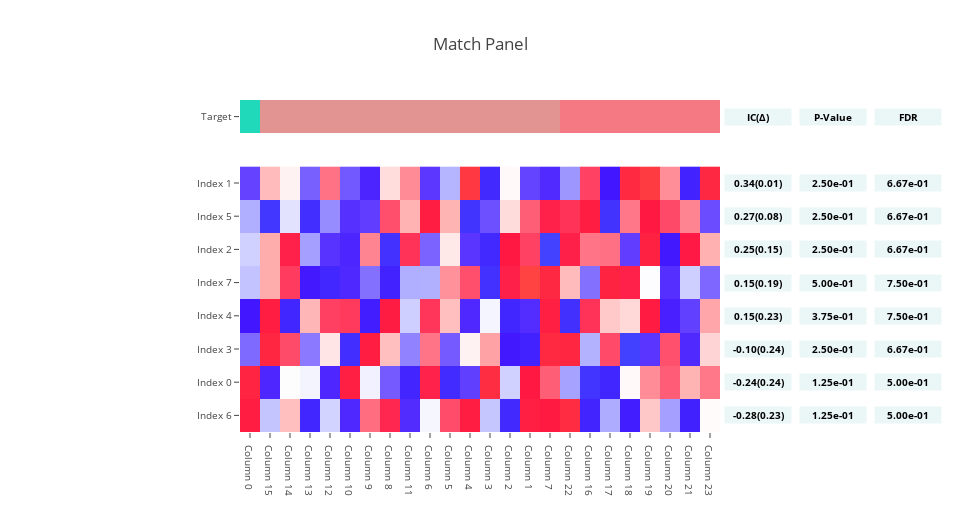
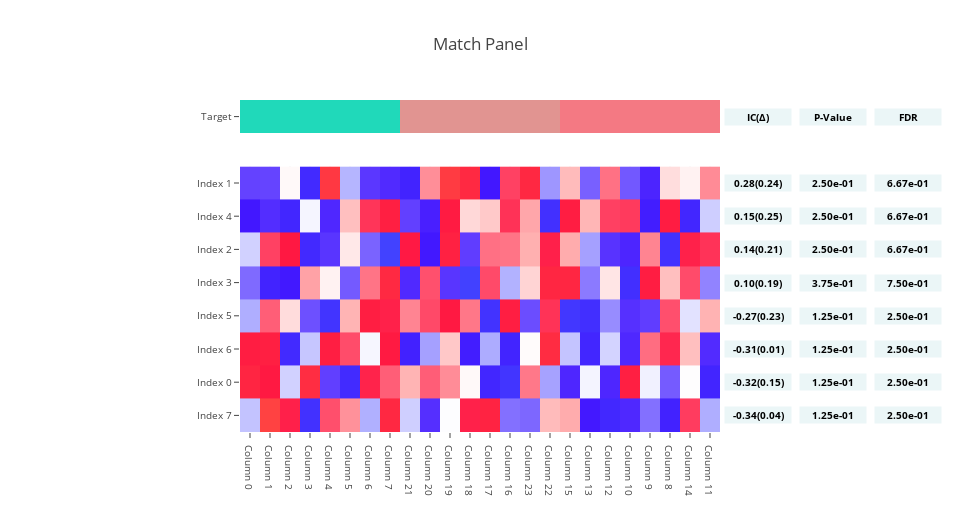
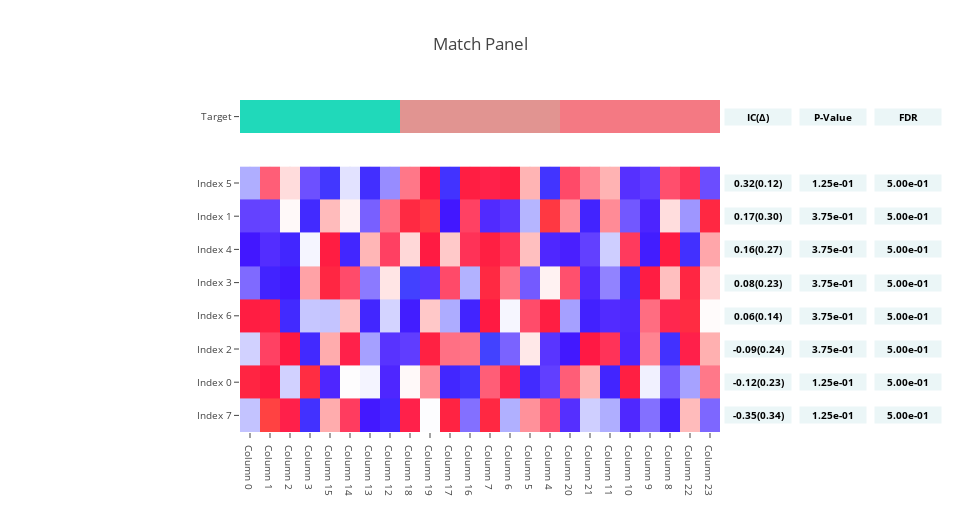

Notebook code for these charts, in order:
### Code cell
n_row = 8

n_column = 24

features = pd.DataFrame(
    np.random.random_sample((n_row, n_column)),
    index=('Index {}'.format(i) for i in range(n_row)),
    columns=('Column {}'.format(i) for i in range(n_column)))

for target in (
        pd.Series(
            (0, ) * 1 + (1, ) * 15 + (2, ) * 8,
            index=('Column {}'.format(i) for i in range(n_column)),
            name='Target'),
        pd.Series(
            (0, ) * 8 + (2, ) * 8 + (1, ) * 8,
            index=('Column {}'.format(i) for i in range(n_column)),
            name='Target'),
        pd.Series(
            ('Aa', ) * 4 + ('Bb', ) * 4 + ('Cc', ) * 4 + ('Aa', ) * 4 +
            ('Bb', ) * 4 + ('Cc', ) * 4,
            index=('Column {}'.format(i) for i in range(n_column)),
            name='Target'),
):

    scores = make_match_panel(
        target,
        features,
        target_ascending=True,
        n_sampling=3,
        n_permutation=1,
        target_type='categorical')

### Figure 1 — Plotly figure (JSON) as saved in the notebook; plotly's stock layout.template omitted (floating-point values rounded to 4 significant figures; data arrays with more than 128 entries replaced by an {"elided": "..."} marker saying what was removed)
{"data": [{"colorscale": [[0, "#20d9ba"], [0.03226, "#9017e6"], [0.06452, "#ff1968"], [0.09677, "#4e41d8"], [0.129, "#3cb44b"], [0.1613, "#ffe119"], [0.1935, "#0082c8"], [0.2258, "#ffa400"], [0.2581, "#e6beff"], [0.2903, "#aaffc3"], [0.3226, "#ff4e20"], [0.3548, "#006442"], [0.3871, "#46f0f0"], [0.4194, "#800000"], [0.4516, "#fabebe"], [0.4839, "#d2f53c"], [0.5161, "#f032e6"], [0.5484, "#aa6e28"], [0.5806, "#fffac8"], [0.6129, "#bb7796"], [0.6452, "#ff0000"], [0.6774, "#003171"], [0.7097, "#78779b"], [0.7419, "#ffd8b1"], [0.7742, "#808000"], [0.8065, "#e6194b"], [0.8387, "#006c7f"], [0.871, "#a4345d"], [0.9032, "#4d8fac"], [0.9355, "#c91f37"], [0.9677, "#bda928"], [1, "#f47983"]], "showscale": false, "type": "heatmap", "x": ["Column 0", "Column 15", "Column 14", "Column 13", "Column 12", "Column 10", "Column 9", "Column 8", "Column 11", "Column 6", "Column 5", "Column 4", "Column 3", "Column 2", "Column 1", "Column 7", "Column 22", "Column 16", "Column 17", "Column 18", "Column 19", "Column 20", "Column 21", "Column 23"], "y": ["Target"], "yaxis": "y2", "z": [[0, 1, 1, 1, 1, 1, 1, 1, 1, 1, 1, 1, 1, 1, 1, 1, 2, 2, 2, 2, 2, 2, 2, 2]], "zmax": 2, "zmin": 0}, {"colorscale": {"elided": "256x2 mixed values"}, "showscale": false, "type": "heatmap", "x": ["Column 0", "Column 15", "Column 14", "Column 13", "Column 12", "Column 10", "Column 9", "Column 8", "Column 11", "Column 6", "Column 5", "Column 4", "Column 3", "Column 2", "Column 1", "Column 7", "Column 22", "Column 16", "Column 17", "Column 18", "Column 19", "Column 20", "Column 21", "Column 23"], "y": ["Index 6", "Index 0", "Index 3", "Index 4", "Index 7", "Index 2", "Index 5", "Index 1"], "yaxis": "y", "z": {"elided": "8x24 float values"}, "zmax": 1.977, "zmin": -1.885}], "layout": {"annotations": [{"bgcolor": "#ebf6f7", "font": {"color": "#000000", "size": 10}, "showarrow": false, "text": "<b>IC(Δ)</b>", "width": 64, "x": 1.008, "xanchor": "left", "xref": "paper", "y": 0.95, "yanchor": "middle", "yref": "paper"}, {"bgcolor": "#ebf6f7", "font": {"color": "#000000", "size": 10}, "showarrow": false, "text": "<b>0.34(0.01)</b>", "width": 64, "x": 1.008, "xanchor": "left", "xref": "paper", "y": 0.75, "yanchor": "middle", "yref": "paper"}, {"bgcolor": "#ebf6f7", "font": {"color": "#000000", "size": 10}, "showarrow": false, "text": "<b>0.27(0.08)</b>", "width": 64, "x": 1.008, "xanchor": "left", "xref": "paper", "y": 0.65, "yanchor": "middle", "yref": "paper"}, {"bgcolor": "#ebf6f7", "font": {"color": "#000000", "size": 10}, "showarrow": false, "text": "<b>0.25(0.15)</b>", "width": 64, "x": 1.008, "xanchor": "left", "xref": "paper", "y": 0.55, "yanchor": "middle", "yref": "paper"}, {"bgcolor": "#ebf6f7", "font": {"color": "#000000", "size": 10}, "showarrow": false, "text": "<b>0.15(0.19)</b>", "width": 64, "x": 1.008, "xanchor": "left", "xref": "paper", "y": 0.45, "yanchor": "middle", "yref": "paper"}, {"bgcolor": "#ebf6f7", "font": {"color": "#000000", "size": 10}, "showarrow": false, "text": "<b>0.15(0.23)</b>", "width": 64, "x": 1.008, "xanchor": "left", "xref": "paper", "y": 0.35, "yanchor": "middle", "yref": "paper"}, {"bgcolor": "#ebf6f7", "font": {"color": "#000000", "size": 10}, "showarrow": false, "text": "<b>-0.10(0.24)</b>", "width": 64, "x": 1.008, "xanchor": "left", "xref": "paper", "y": 0.25, "yanchor": "middle", "yref": "paper"}, {"bgcolor": "#ebf6f7", "font": {"color": "#000000", "size": 10}, "showarrow": false, "text": "<b>-0.24(0.24)</b>", "width": 64, "x": 1.008, "xanchor": "left", "xref": "paper", "y": 0.15, "yanchor": "middle", "yref": "paper"}, {"bgcolor": "#ebf6f7", "font": {"color": "#000000", "size": 10}, "showarrow": false, "text": "<b>-0.28(0.23)</b>", "width": 64, "x": 1.008, "xanchor": "left", "xref": "paper", "y": 0.05, "yanchor": "middle", "yref": "paper"}, {"bgcolor": "#ebf6f7", "font": {"color": "#000000", "size": 10}, "showarrow": false, "text": "<b>P-Value</b>", "width": 64, "x": 1.164, "xanchor": "left", "xref": "paper", "y": 0.95, "yanchor": "middle", "yref": "paper"}, {"bgcolor": "#ebf6f7", "font": {"color": "#000000", "size": 10}, "showarrow": false, "text": "<b>2.50e-01</b>", "width": 64, "x": 1.164, "xanchor": "left", "xref": "paper", "y": 0.75, "yanchor": "middle", "yref": "paper"}, {"bgcolor": "#ebf6f7", "font": {"color": "#000000", "size": 10}, "showarrow": false, "text": "<b>2.50e-01</b>", "width": 64, "x": 1.164, "xanchor": "left", "xref": "paper", "y": 0.65, "yanchor": "middle", "yref": "paper"}, {"bgcolor": "#ebf6f7", "font": {"color": "#000000", "size": 10}, "showarrow": false, "text": "<b>2.50e-01</b>", "width": 64, "x": 1.164, "xanchor": "left", "xref": "paper", "y": 0.55, "yanchor": "middle", "yref": "paper"}, {"bgcolor": "#ebf6f7", "font": {"color": "#000000", "size": 10}, "showarrow": false, "text": "<b>5.00e-01</b>", "width": 64, "x": 1.164, "xanchor": "left", "xref": "paper", "y": 0.45, "yanchor": "middle", "yref": "paper"}, {"bgcolor": "#ebf6f7", "font": {"color": "#000000", "size": 10}, "showarrow": false, "text": "<b>3.75e-01</b>", "width": 64, "x": 1.164, "xanchor": "left", "xref": "paper", "y": 0.35, "yanchor": "middle", "yref": "paper"}, {"bgcolor": "#ebf6f7", "font": {"color": "#000000", "size": 10}, "showarrow": false, "text": "<b>2.50e-01</b>", "width": 64, "x": 1.164, "xanchor": "left", "xref": "paper", "y": 0.25, "yanchor": "middle", "yref": "paper"}, {"bgcolor": "#ebf6f7", "font": {"color": "#000000", "size": 10}, "showarrow": false, "text": "<b>1.25e-01</b>", "width": 64, "x": 1.164, "xanchor": "left", "xref": "paper", "y": 0.15, "yanchor": "middle", "yref": "paper"}, {"bgcolor": "#ebf6f7", "font": {"color": "#000000", "size": 10}, "showarrow": false, "text": "<b>1.25e-01</b>", "width": 64, "x": 1.164, "xanchor": "left", "xref": "paper", "y": 0.05, "yanchor": "middle", "yref": "paper"}, {"bgcolor": "#ebf6f7", "font": {"color": "#000000", "size": 10}, "showarrow": false, "text": "<b>FDR</b>", "width": 64, "x": 1.321, "xanchor": "left", "xref": "paper", "y": 0.95, "yanchor": "middle", "yref": "paper"}, {"bgcolor": "#ebf6f7", "font": {"color": "#000000", "size": 10}, "showarrow": false, "text": "<b>6.67e-01</b>", "width": 64, "x": 1.321, "xanchor": "left", "xref": "paper", "y": 0.75, "yanchor": "middle", "yref": "paper"}, {"bgcolor": "#ebf6f7", "font": {"color": "#000000", "size": 10}, "showarrow": false, "text": "<b>6.67e-01</b>", "width": 64, "x": 1.321, "xanchor": "left", "xref": "paper", "y": 0.65, "yanchor": "middle", "yref": "paper"}, {"bgcolor": "#ebf6f7", "font": {"color": "#000000", "size": 10}, "showarrow": false, "text": "<b>6.67e-01</b>", "width": 64, "x": 1.321, "xanchor": "left", "xref": "paper", "y": 0.55, "yanchor": "middle", "yref": "paper"}, {"bgcolor": "#ebf6f7", "font": {"color": "#000000", "size": 10}, "showarrow": false, "text": "<b>7.50e-01</b>", "width": 64, "x": 1.321, "xanchor": "left", "xref": "paper", "y": 0.45, "yanchor": "middle", "yref": "paper"}, {"bgcolor": "#ebf6f7", "font": {"color": "#000000", "size": 10}, "showarrow": false, "text": "<b>7.50e-01</b>", "width": 64, "x": 1.321, "xanchor": "left", "xref": "paper", "y": 0.35, "yanchor": "middle", "yref": "paper"}, {"bgcolor": "#ebf6f7", "font": {"color": "#000000", "size": 10}, "showarrow": false, "text": "<b>6.67e-01</b>", "width": 64, "x": 1.321, "xanchor": "left", "xref": "paper", "y": 0.25, "yanchor": "middle", "yref": "paper"}, {"bgcolor": "#ebf6f7", "font": {"color": "#000000", "size": 10}, "showarrow": false, "text": "<b>5.00e-01</b>", "width": 64, "x": 1.321, "xanchor": "left", "xref": "paper", "y": 0.15, "yanchor": "middle", "yref": "paper"}, {"bgcolor": "#ebf6f7", "font": {"color": "#000000", "size": 10}, "showarrow": false, "text": "<b>5.00e-01</b>", "width": 64, "x": 1.321, "xanchor": "left", "xref": "paper", "y": 0.05, "yanchor": "middle", "yref": "paper"}], "height": 512, "margin": {"l": 240, "r": 240}, "title": "Match Panel", "width": 960, "xaxis": {"anchor": "y", "tickfont": {"size": 10}}, "yaxis": {"domain": [0, 0.8], "dtick": 1, "tickfont": {"size": 10}}, "yaxis2": {"domain": [0.9, 1], "nticks": 1, "tickfont": {"size": 10}}}}

### Figure 2 — Plotly figure (JSON) as saved in the notebook; plotly's stock layout.template omitted (floating-point values rounded to 4 significant figures; data arrays with more than 128 entries replaced by an {"elided": "..."} marker saying what was removed)
{"data": [{"colorscale": [[0, "#20d9ba"], [0.03226, "#9017e6"], [0.06452, "#ff1968"], [0.09677, "#4e41d8"], [0.129, "#3cb44b"], [0.1613, "#ffe119"], [0.1935, "#0082c8"], [0.2258, "#ffa400"], [0.2581, "#e6beff"], [0.2903, "#aaffc3"], [0.3226, "#ff4e20"], [0.3548, "#006442"], [0.3871, "#46f0f0"], [0.4194, "#800000"], [0.4516, "#fabebe"], [0.4839, "#d2f53c"], [0.5161, "#f032e6"], [0.5484, "#aa6e28"], [0.5806, "#fffac8"], [0.6129, "#bb7796"], [0.6452, "#ff0000"], [0.6774, "#003171"], [0.7097, "#78779b"], [0.7419, "#ffd8b1"], [0.7742, "#808000"], [0.8065, "#e6194b"], [0.8387, "#006c7f"], [0.871, "#a4345d"], [0.9032, "#4d8fac"], [0.9355, "#c91f37"], [0.9677, "#bda928"], [1, "#f47983"]], "showscale": false, "type": "heatmap", "x": ["Column 0", "Column 1", "Column 2", "Column 3", "Column 4", "Column 5", "Column 6", "Column 7", "Column 21", "Column 20", "Column 19", "Column 18", "Column 17", "Column 16", "Column 23", "Column 22", "Column 15", "Column 13", "Column 12", "Column 10", "Column 9", "Column 8", "Column 14", "Column 11"], "y": ["Target"], "yaxis": "y2", "z": [[0, 0, 0, 0, 0, 0, 0, 0, 1, 1, 1, 1, 1, 1, 1, 1, 2, 2, 2, 2, 2, 2, 2, 2]], "zmax": 2, "zmin": 0}, {"colorscale": {"elided": "256x2 mixed values"}, "showscale": false, "type": "heatmap", "x": ["Column 7", "Column 6", "Column 3", "Column 2", "Column 0", "Column 1", "Column 5", "Column 4", "Column 18", "Column 16", "Column 19", "Column 23", "Column 22", "Column 20", "Column 21", "Column 17", "Column 9", "Column 14", "Column 11", "Column 10", "Column 13", "Column 15", "Column 12", "Column 8"], "y": ["Index 7", "Index 0", "Index 6", "Index 5", "Index 3", "Index 2", "Index 4", "Index 1"], "yaxis": "y", "z": {"elided": "8x24 float values"}, "zmax": 1.977, "zmin": -1.885}], "layout": {"annotations": [{"bgcolor": "#ebf6f7", "font": {"color": "#000000", "size": 10}, "showarrow": false, "text": "<b>IC(Δ)</b>", "width": 64, "x": 1.008, "xanchor": "left", "xref": "paper", "y": 0.95, "yanchor": "middle", "yref": "paper"}, {"bgcolor": "#ebf6f7", "font": {"color": "#000000", "size": 10}, "showarrow": false, "text": "<b>0.28(0.24)</b>", "width": 64, "x": 1.008, "xanchor": "left", "xref": "paper", "y": 0.75, "yanchor": "middle", "yref": "paper"}, {"bgcolor": "#ebf6f7", "font": {"color": "#000000", "size": 10}, "showarrow": false, "text": "<b>0.15(0.25)</b>", "width": 64, "x": 1.008, "xanchor": "left", "xref": "paper", "y": 0.65, "yanchor": "middle", "yref": "paper"}, {"bgcolor": "#ebf6f7", "font": {"color": "#000000", "size": 10}, "showarrow": false, "text": "<b>0.14(0.21)</b>", "width": 64, "x": 1.008, "xanchor": "left", "xref": "paper", "y": 0.55, "yanchor": "middle", "yref": "paper"}, {"bgcolor": "#ebf6f7", "font": {"color": "#000000", "size": 10}, "showarrow": false, "text": "<b>0.10(0.19)</b>", "width": 64, "x": 1.008, "xanchor": "left", "xref": "paper", "y": 0.45, "yanchor": "middle", "yref": "paper"}, {"bgcolor": "#ebf6f7", "font": {"color": "#000000", "size": 10}, "showarrow": false, "text": "<b>-0.27(0.23)</b>", "width": 64, "x": 1.008, "xanchor": "left", "xref": "paper", "y": 0.35, "yanchor": "middle", "yref": "paper"}, {"bgcolor": "#ebf6f7", "font": {"color": "#000000", "size": 10}, "showarrow": false, "text": "<b>-0.31(0.01)</b>", "width": 64, "x": 1.008, "xanchor": "left", "xref": "paper", "y": 0.25, "yanchor": "middle", "yref": "paper"}, {"bgcolor": "#ebf6f7", "font": {"color": "#000000", "size": 10}, "showarrow": false, "text": "<b>-0.32(0.15)</b>", "width": 64, "x": 1.008, "xanchor": "left", "xref": "paper", "y": 0.15, "yanchor": "middle", "yref": "paper"}, {"bgcolor": "#ebf6f7", "font": {"color": "#000000", "size": 10}, "showarrow": false, "text": "<b>-0.34(0.04)</b>", "width": 64, "x": 1.008, "xanchor": "left", "xref": "paper", "y": 0.05, "yanchor": "middle", "yref": "paper"}, {"bgcolor": "#ebf6f7", "font": {"color": "#000000", "size": 10}, "showarrow": false, "text": "<b>P-Value</b>", "width": 64, "x": 1.164, "xanchor": "left", "xref": "paper", "y": 0.95, "yanchor": "middle", "yref": "paper"}, {"bgcolor": "#ebf6f7", "font": {"color": "#000000", "size": 10}, "showarrow": false, "text": "<b>2.50e-01</b>", "width": 64, "x": 1.164, "xanchor": "left", "xref": "paper", "y": 0.75, "yanchor": "middle", "yref": "paper"}, {"bgcolor": "#ebf6f7", "font": {"color": "#000000", "size": 10}, "showarrow": false, "text": "<b>2.50e-01</b>", "width": 64, "x": 1.164, "xanchor": "left", "xref": "paper", "y": 0.65, "yanchor": "middle", "yref": "paper"}, {"bgcolor": "#ebf6f7", "font": {"color": "#000000", "size": 10}, "showarrow": false, "text": "<b>2.50e-01</b>", "width": 64, "x": 1.164, "xanchor": "left", "xref": "paper", "y": 0.55, "yanchor": "middle", "yref": "paper"}, {"bgcolor": "#ebf6f7", "font": {"color": "#000000", "size": 10}, "showarrow": false, "text": "<b>3.75e-01</b>", "width": 64, "x": 1.164, "xanchor": "left", "xref": "paper", "y": 0.45, "yanchor": "middle", "yref": "paper"}, {"bgcolor": "#ebf6f7", "font": {"color": "#000000", "size": 10}, "showarrow": false, "text": "<b>1.25e-01</b>", "width": 64, "x": 1.164, "xanchor": "left", "xref": "paper", "y": 0.35, "yanchor": "middle", "yref": "paper"}, {"bgcolor": "#ebf6f7", "font": {"color": "#000000", "size": 10}, "showarrow": false, "text": "<b>1.25e-01</b>", "width": 64, "x": 1.164, "xanchor": "left", "xref": "paper", "y": 0.25, "yanchor": "middle", "yref": "paper"}, {"bgcolor": "#ebf6f7", "font": {"color": "#000000", "size": 10}, "showarrow": false, "text": "<b>1.25e-01</b>", "width": 64, "x": 1.164, "xanchor": "left", "xref": "paper", "y": 0.15, "yanchor": "middle", "yref": "paper"}, {"bgcolor": "#ebf6f7", "font": {"color": "#000000", "size": 10}, "showarrow": false, "text": "<b>1.25e-01</b>", "width": 64, "x": 1.164, "xanchor": "left", "xref": "paper", "y": 0.05, "yanchor": "middle", "yref": "paper"}, {"bgcolor": "#ebf6f7", "font": {"color": "#000000", "size": 10}, "showarrow": false, "text": "<b>FDR</b>", "width": 64, "x": 1.321, "xanchor": "left", "xref": "paper", "y": 0.95, "yanchor": "middle", "yref": "paper"}, {"bgcolor": "#ebf6f7", "font": {"color": "#000000", "size": 10}, "showarrow": false, "text": "<b>6.67e-01</b>", "width": 64, "x": 1.321, "xanchor": "left", "xref": "paper", "y": 0.75, "yanchor": "middle", "yref": "paper"}, {"bgcolor": "#ebf6f7", "font": {"color": "#000000", "size": 10}, "showarrow": false, "text": "<b>6.67e-01</b>", "width": 64, "x": 1.321, "xanchor": "left", "xref": "paper", "y": 0.65, "yanchor": "middle", "yref": "paper"}, {"bgcolor": "#ebf6f7", "font": {"color": "#000000", "size": 10}, "showarrow": false, "text": "<b>6.67e-01</b>", "width": 64, "x": 1.321, "xanchor": "left", "xref": "paper", "y": 0.55, "yanchor": "middle", "yref": "paper"}, {"bgcolor": "#ebf6f7", "font": {"color": "#000000", "size": 10}, "showarrow": false, "text": "<b>7.50e-01</b>", "width": 64, "x": 1.321, "xanchor": "left", "xref": "paper", "y": 0.45, "yanchor": "middle", "yref": "paper"}, {"bgcolor": "#ebf6f7", "font": {"color": "#000000", "size": 10}, "showarrow": false, "text": "<b>2.50e-01</b>", "width": 64, "x": 1.321, "xanchor": "left", "xref": "paper", "y": 0.35, "yanchor": "middle", "yref": "paper"}, {"bgcolor": "#ebf6f7", "font": {"color": "#000000", "size": 10}, "showarrow": false, "text": "<b>2.50e-01</b>", "width": 64, "x": 1.321, "xanchor": "left", "xref": "paper", "y": 0.25, "yanchor": "middle", "yref": "paper"}, {"bgcolor": "#ebf6f7", "font": {"color": "#000000", "size": 10}, "showarrow": false, "text": "<b>2.50e-01</b>", "width": 64, "x": 1.321, "xanchor": "left", "xref": "paper", "y": 0.15, "yanchor": "middle", "yref": "paper"}, {"bgcolor": "#ebf6f7", "font": {"color": "#000000", "size": 10}, "showarrow": false, "text": "<b>2.50e-01</b>", "width": 64, "x": 1.321, "xanchor": "left", "xref": "paper", "y": 0.05, "yanchor": "middle", "yref": "paper"}], "height": 512, "margin": {"l": 240, "r": 240}, "title": "Match Panel", "width": 960, "xaxis": {"anchor": "y", "tickfont": {"size": 10}}, "yaxis": {"domain": [0, 0.8], "dtick": 1, "tickfont": {"size": 10}}, "yaxis2": {"domain": [0.9, 1], "nticks": 1, "tickfont": {"size": 10}}}}

### Figure 3 — Plotly figure (JSON) as saved in the notebook; plotly's stock layout.template omitted (floating-point values rounded to 4 significant figures; data arrays with more than 128 entries replaced by an {"elided": "..."} marker saying what was removed)
{"data": [{"colorscale": [[0, "#20d9ba"], [0.03226, "#9017e6"], [0.06452, "#ff1968"], [0.09677, "#4e41d8"], [0.129, "#3cb44b"], [0.1613, "#ffe119"], [0.1935, "#0082c8"], [0.2258, "#ffa400"], [0.2581, "#e6beff"], [0.2903, "#aaffc3"], [0.3226, "#ff4e20"], [0.3548, "#006442"], [0.3871, "#46f0f0"], [0.4194, "#800000"], [0.4516, "#fabebe"], [0.4839, "#d2f53c"], [0.5161, "#f032e6"], [0.5484, "#aa6e28"], [0.5806, "#fffac8"], [0.6129, "#bb7796"], [0.6452, "#ff0000"], [0.6774, "#003171"], [0.7097, "#78779b"], [0.7419, "#ffd8b1"], [0.7742, "#808000"], [0.8065, "#e6194b"], [0.8387, "#006c7f"], [0.871, "#a4345d"], [0.9032, "#4d8fac"], [0.9355, "#c91f37"], [0.9677, "#bda928"], [1, "#f47983"]], "showscale": false, "type": "heatmap", "x": ["Column 0", "Column 1", "Column 2", "Column 3", "Column 15", "Column 14", "Column 13", "Column 12", "Column 18", "Column 19", "Column 17", "Column 16", "Column 7", "Column 6", "Column 5", "Column 4", "Column 20", "Column 21", "Column 11", "Column 10", "Column 9", "Column 8", "Column 22", "Column 23"], "y": ["Target"], "yaxis": "y2", "z": [[0, 0, 0, 0, 0, 0, 0, 0, 1, 1, 1, 1, 1, 1, 1, 1, 2, 2, 2, 2, 2, 2, 2, 2]], "zmax": 2, "zmin": 0}, {"colorscale": {"elided": "256x2 mixed values"}, "showscale": false, "type": "heatmap", "x": ["Column 2", "Column 14", "Column 0", "Column 1", "Column 3", "Column 13", "Column 12", "Column 15", "Column 19", "Column 16", "Column 18", "Column 4", "Column 5", "Column 17", "Column 6", "Column 7", "Column 22", "Column 9", "Column 8", "Column 20", "Column 23", "Column 11", "Column 21", "Column 10"], "y": ["Index 7", "Index 0", "Index 2", "Index 6", "Index 3", "Index 4", "Index 1", "Index 5"], "yaxis": "y", "z": {"elided": "8x24 float values"}, "zmax": 1.977, "zmin": -1.885}], "layout": {"annotations": [{"bgcolor": "#ebf6f7", "font": {"color": "#000000", "size": 10}, "showarrow": false, "text": "<b>IC(Δ)</b>", "width": 64, "x": 1.008, "xanchor": "left", "xref": "paper", "y": 0.95, "yanchor": "middle", "yref": "paper"}, {"bgcolor": "#ebf6f7", "font": {"color": "#000000", "size": 10}, "showarrow": false, "text": "<b>0.32(0.12)</b>", "width": 64, "x": 1.008, "xanchor": "left", "xref": "paper", "y": 0.75, "yanchor": "middle", "yref": "paper"}, {"bgcolor": "#ebf6f7", "font": {"color": "#000000", "size": 10}, "showarrow": false, "text": "<b>0.17(0.30)</b>", "width": 64, "x": 1.008, "xanchor": "left", "xref": "paper", "y": 0.65, "yanchor": "middle", "yref": "paper"}, {"bgcolor": "#ebf6f7", "font": {"color": "#000000", "size": 10}, "showarrow": false, "text": "<b>0.16(0.27)</b>", "width": 64, "x": 1.008, "xanchor": "left", "xref": "paper", "y": 0.55, "yanchor": "middle", "yref": "paper"}, {"bgcolor": "#ebf6f7", "font": {"color": "#000000", "size": 10}, "showarrow": false, "text": "<b>0.08(0.23)</b>", "width": 64, "x": 1.008, "xanchor": "left", "xref": "paper", "y": 0.45, "yanchor": "middle", "yref": "paper"}, {"bgcolor": "#ebf6f7", "font": {"color": "#000000", "size": 10}, "showarrow": false, "text": "<b>0.06(0.14)</b>", "width": 64, "x": 1.008, "xanchor": "left", "xref": "paper", "y": 0.35, "yanchor": "middle", "yref": "paper"}, {"bgcolor": "#ebf6f7", "font": {"color": "#000000", "size": 10}, "showarrow": false, "text": "<b>-0.09(0.24)</b>", "width": 64, "x": 1.008, "xanchor": "left", "xref": "paper", "y": 0.25, "yanchor": "middle", "yref": "paper"}, {"bgcolor": "#ebf6f7", "font": {"color": "#000000", "size": 10}, "showarrow": false, "text": "<b>-0.12(0.23)</b>", "width": 64, "x": 1.008, "xanchor": "left", "xref": "paper", "y": 0.15, "yanchor": "middle", "yref": "paper"}, {"bgcolor": "#ebf6f7", "font": {"color": "#000000", "size": 10}, "showarrow": false, "text": "<b>-0.35(0.34)</b>", "width": 64, "x": 1.008, "xanchor": "left", "xref": "paper", "y": 0.05, "yanchor": "middle", "yref": "paper"}, {"bgcolor": "#ebf6f7", "font": {"color": "#000000", "size": 10}, "showarrow": false, "text": "<b>P-Value</b>", "width": 64, "x": 1.164, "xanchor": "left", "xref": "paper", "y": 0.95, "yanchor": "middle", "yref": "paper"}, {"bgcolor": "#ebf6f7", "font": {"color": "#000000", "size": 10}, "showarrow": false, "text": "<b>1.25e-01</b>", "width": 64, "x": 1.164, "xanchor": "left", "xref": "paper", "y": 0.75, "yanchor": "middle", "yref": "paper"}, {"bgcolor": "#ebf6f7", "font": {"color": "#000000", "size": 10}, "showarrow": false, "text": "<b>3.75e-01</b>", "width": 64, "x": 1.164, "xanchor": "left", "xref": "paper", "y": 0.65, "yanchor": "middle", "yref": "paper"}, {"bgcolor": "#ebf6f7", "font": {"color": "#000000", "size": 10}, "showarrow": false, "text": "<b>3.75e-01</b>", "width": 64, "x": 1.164, "xanchor": "left", "xref": "paper", "y": 0.55, "yanchor": "middle", "yref": "paper"}, {"bgcolor": "#ebf6f7", "font": {"color": "#000000", "size": 10}, "showarrow": false, "text": "<b>3.75e-01</b>", "width": 64, "x": 1.164, "xanchor": "left", "xref": "paper", "y": 0.45, "yanchor": "middle", "yref": "paper"}, {"bgcolor": "#ebf6f7", "font": {"color": "#000000", "size": 10}, "showarrow": false, "text": "<b>3.75e-01</b>", "width": 64, "x": 1.164, "xanchor": "left", "xref": "paper", "y": 0.35, "yanchor": "middle", "yref": "paper"}, {"bgcolor": "#ebf6f7", "font": {"color": "#000000", "size": 10}, "showarrow": false, "text": "<b>3.75e-01</b>", "width": 64, "x": 1.164, "xanchor": "left", "xref": "paper", "y": 0.25, "yanchor": "middle", "yref": "paper"}, {"bgcolor": "#ebf6f7", "font": {"color": "#000000", "size": 10}, "showarrow": false, "text": "<b>1.25e-01</b>", "width": 64, "x": 1.164, "xanchor": "left", "xref": "paper", "y": 0.15, "yanchor": "middle", "yref": "paper"}, {"bgcolor": "#ebf6f7", "font": {"color": "#000000", "size": 10}, "showarrow": false, "text": "<b>1.25e-01</b>", "width": 64, "x": 1.164, "xanchor": "left", "xref": "paper", "y": 0.05, "yanchor": "middle", "yref": "paper"}, {"bgcolor": "#ebf6f7", "font": {"color": "#000000", "size": 10}, "showarrow": false, "text": "<b>FDR</b>", "width": 64, "x": 1.321, "xanchor": "left", "xref": "paper", "y": 0.95, "yanchor": "middle", "yref": "paper"}, {"bgcolor": "#ebf6f7", "font": {"color": "#000000", "size": 10}, "showarrow": false, "text": "<b>5.00e-01</b>", "width": 64, "x": 1.321, "xanchor": "left", "xref": "paper", "y": 0.75, "yanchor": "middle", "yref": "paper"}, {"bgcolor": "#ebf6f7", "font": {"color": "#000000", "size": 10}, "showarrow": false, "text": "<b>5.00e-01</b>", "width": 64, "x": 1.321, "xanchor": "left", "xref": "paper", "y": 0.65, "yanchor": "middle", "yref": "paper"}, {"bgcolor": "#ebf6f7", "font": {"color": "#000000", "size": 10}, "showarrow": false, "text": "<b>5.00e-01</b>", "width": 64, "x": 1.321, "xanchor": "left", "xref": "paper", "y": 0.55, "yanchor": "middle", "yref": "paper"}, {"bgcolor": "#ebf6f7", "font": {"color": "#000000", "size": 10}, "showarrow": false, "text": "<b>5.00e-01</b>", "width": 64, "x": 1.321, "xanchor": "left", "xref": "paper", "y": 0.45, "yanchor": "middle", "yref": "paper"}, {"bgcolor": "#ebf6f7", "font": {"color": "#000000", "size": 10}, "showarrow": false, "text": "<b>5.00e-01</b>", "width": 64, "x": 1.321, "xanchor": "left", "xref": "paper", "y": 0.35, "yanchor": "middle", "yref": "paper"}, {"bgcolor": "#ebf6f7", "font": {"color": "#000000", "size": 10}, "showarrow": false, "text": "<b>5.00e-01</b>", "width": 64, "x": 1.321, "xanchor": "left", "xref": "paper", "y": 0.25, "yanchor": "middle", "yref": "paper"}, {"bgcolor": "#ebf6f7", "font": {"color": "#000000", "size": 10}, "showarrow": false, "text": "<b>5.00e-01</b>", "width": 64, "x": 1.321, "xanchor": "left", "xref": "paper", "y": 0.15, "yanchor": "middle", "yref": "paper"}, {"bgcolor": "#ebf6f7", "font": {"color": "#000000", "size": 10}, "showarrow": false, "text": "<b>5.00e-01</b>", "width": 64, "x": 1.321, "xanchor": "left", "xref": "paper", "y": 0.05, "yanchor": "middle", "yref": "paper"}], "height": 512, "margin": {"l": 240, "r": 240}, "title": "Match Panel", "width": 960, "xaxis": {"anchor": "y", "tickfont": {"size": 10}}, "yaxis": {"domain": [0, 0.8], "dtick": 1, "tickfont": {"size": 10}}, "yaxis2": {"domain": [0.9, 1], "nticks": 1, "tickfont": {"size": 10}}}}
